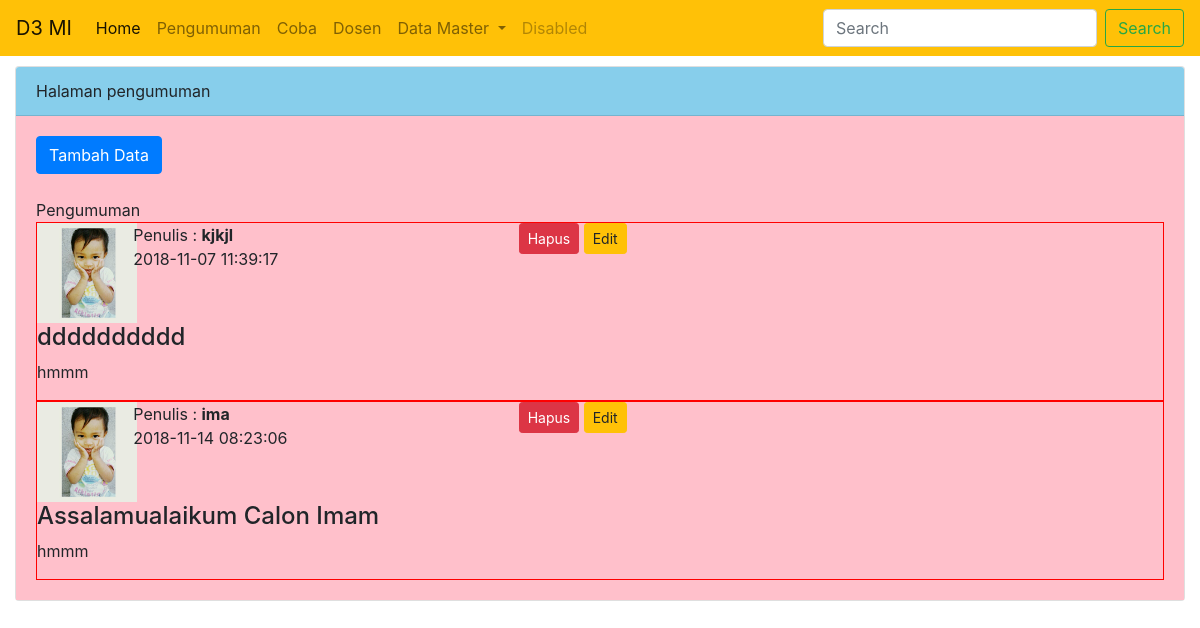
Screenshot of /web-ii-mi/index.php/admin/pengumuman with the database file from the repository.
### tables this page shows
CREATE TABLE `pengumuman` (
  `Id` int(11) NOT NULL,
  `judul` varchar(255) NOT NULL,
  `isi` text NOT NULL,
  `penulis` varchar(100) NOT NULL,
  `created_at` datetime NOT NULL DEFAULT CURRENT_TIMESTAMP
);

### web-ii-mi/application/controllers/admin/pengumuman.php (called while the page is built, shortened)
<?php
class pengumuman extends CI_Controller
{
	public function __construct()
	{
		$this->load->model('pengumuman_model');
	}
	public function index()
	{
		$data['judul'] = 'pengumuman';
		$data['sub_judul'] = 'Halaman pengumuman';
		$data['halaman'] = 'admin/v_pengumuman';
		$data['isi_tabel'] = $this->pengumuman_model->all();
		$this->load->view ('admin/v_tamplate',$data);
	}
}

### web-ii-mi/index.php (called while the page is built, shortened)
<?php
require_once BASEPATH.'core/CodeIgniter.php';

### web-ii-mi/application/models/pengumuman_model.php (called while the page is built, shortened)
<?php
class pengumuman_model extends CI_Model {
	public function all()
	{
		return $this->db->get('pengumuman')->result();
	}
}
 ?>

### web-ii-mi/application/views/admin/v_pengumuman.php (the view, shortened to what this page needs)
<div class="col-md-12">
        <div class="card">
          <div class="card-header" style="background-color: skyblue"><?php echo "$sub_judul"; ?></div>
          <div class="card-body" style="background-color: pink">
            <a href="<?php echo site_url('admin/pengumuman/tambah'); ?>" class="btn btn-primary">Tambah Data</a>
            <br> <br>
            Pengumuman
            <?php
            foreach ($isi_tabel as $value) :
             ?>
            <div style="border: 1px solid red; padding:  15px margin-bottom: 10px">
            <div class="row">
            	<div class="col-sm-1">
            		<img width="100px" height="100px" src="<?= base_url('assets/aa.jpg') ?>" class="img.thumbnail">
            	</div>
            	<div class="col-sm-4">
            		Penulis : <strong><?php echo $value->penulis ?></strong>
            		<br>
            		<?php echo $value->created_at ?>
            	</div>
                <div class="col-xl-7">
                    <a href="<?= site_url('admin/pengumuman/hapus/' . $value->Id); ?>" class="btn btn-danger btn-sm" onclick="return confirm('anda yakin?')">Hapus</a>
                    <a href="<?= site_url('admin/pengumuman/edit/' . $value->Id); ?>" class="btn btn-warning btn-sm">Edit</a>
                </div>
            </div>
            <div class="row">
            	<div class="col-sm-12">
            		<h4><?php echo $value->judul ?></h4>
            		<p><?php echo $value->isi ?></p>
            	</div>
            </div>
            </div>
<?php endforeach; ?>
          </div>
        </div>
       </div>

### rows the page displays
pengumuman: penulis "kjkjl", created_at "2018-11-07 11:39:17", judul "dddddddddd", isi "hmmm"
pengumuman: penulis "ima", created_at "2018-11-14 08:23:06", judul "Assalamualaikum Calon Imam", isi "hmmm"

### other values shown
$sub_judul "Halaman pengumuman"
